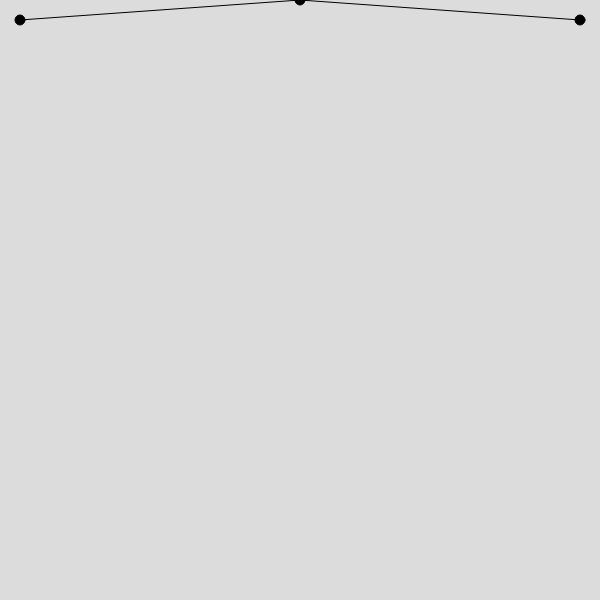
Frame 1 (no input)
Frame 60 (no input): identical to frame 1, image omitted
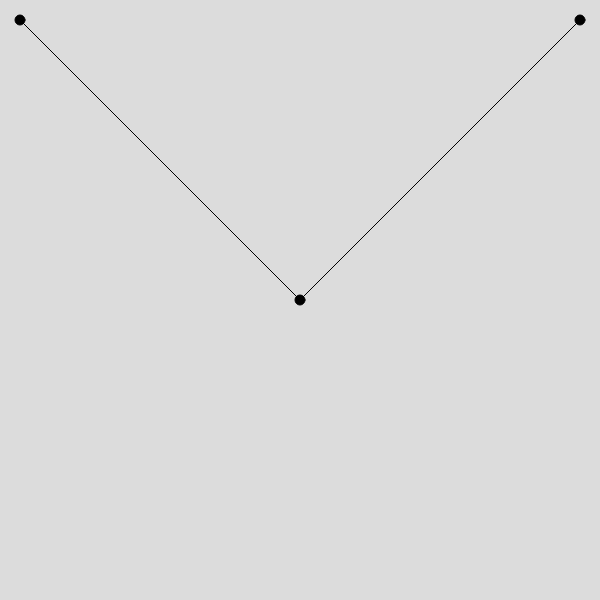
Frame 120 (the mouse pressed at the canvas centre since frame 60)

The p5.js sketch that drew these frames (run headless with seeded random() and noise() and a simulated clock; from frame 60 on, the mouse is pressed at the canvas centre):

// p5.js sketch
// ── sketch.js
function setup() {
    createCanvas(600, 600);
    fill(0,0,0) 
  }
  
  function draw() {
    background(220);
    circle(20,20,10)
    circle(580,20,10)
    circle(width/2,mouseY,10)
    line(20,20,300,mouseY)
    line(580,20,300,mouseY)  
   
  }
